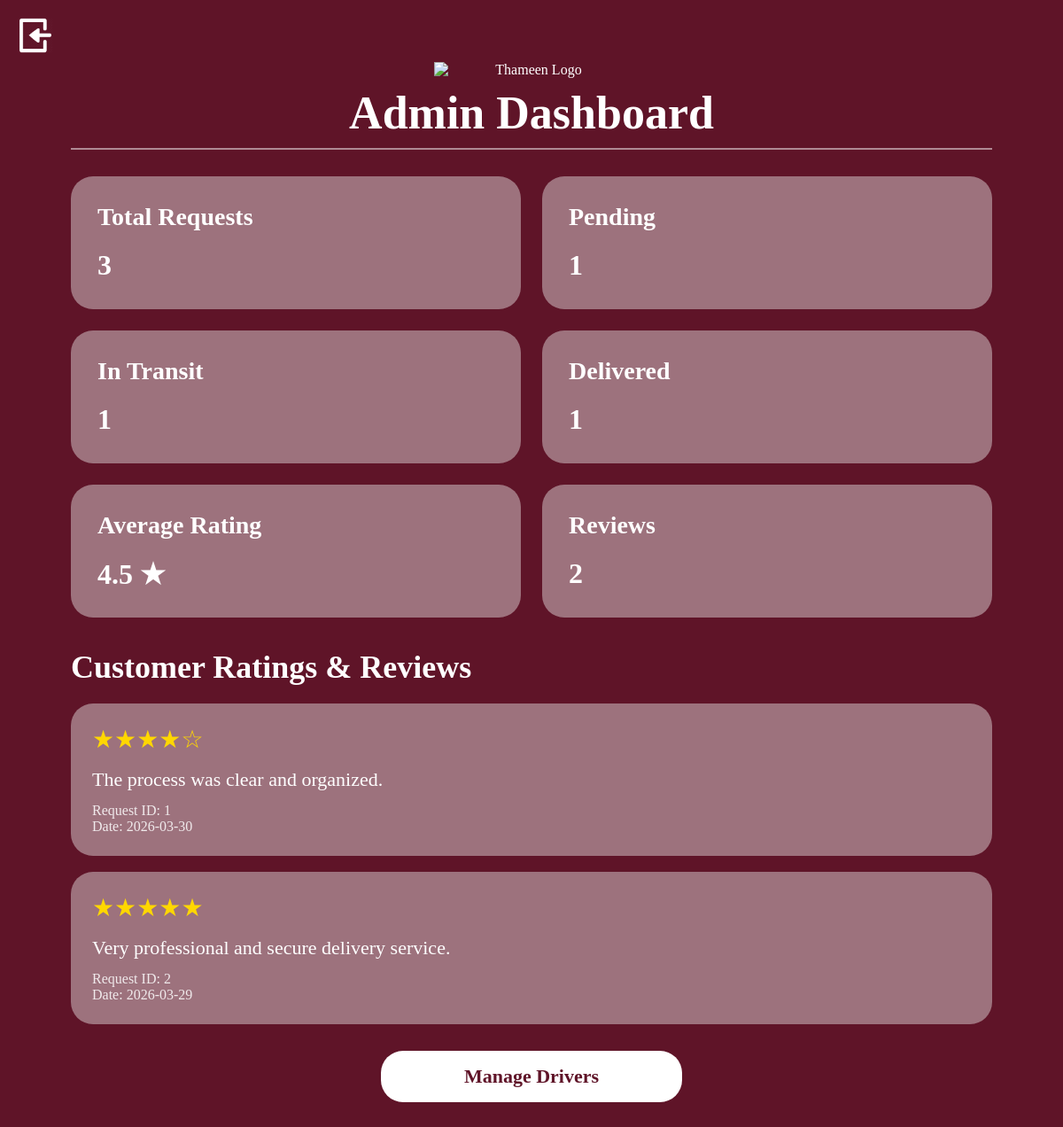
The page /admin_dashboard.php on the database its author committed.
### tables this page shows
CREATE TABLE `review` (
  `ReviewID` int(11) NOT NULL,
  `ReviewText` varchar(255) NOT NULL,
  `DateSubmitted` date NOT NULL,
  `UserID` int(11) DEFAULT NULL,
  `RequestID` int(11) DEFAULT NULL
);

CREATE TABLE `rating` (
  `RatingID` int(11) NOT NULL,
  `Stars` int(11) NOT NULL,
  `DateSubmitted` date NOT NULL,
  `UserID` int(11) DEFAULT NULL,
  `RequestID` int(11) DEFAULT NULL
);

### admin_dashboard.php (the view, shortened to what this page needs)
<?php
require_once "db_connection.php";
$stmt = $conn->query("SELECT COUNT(*) AS total FROM request");
$row = $stmt->fetch_assoc();
$totalRequests = $row['total'];
$stmt = $conn->query("SELECT COUNT(*) AS total FROM request WHERE Status = 'Pending'");
$row = $stmt->fetch_assoc();
$pendingRequests = $row['total'];
$stmt = $conn->query("SELECT COUNT(*) AS total FROM request WHERE Status = 'In Transit'");
$row = $stmt->fetch_assoc();
$inTransitRequests = $row['total'];
$stmt = $conn->query("SELECT COUNT(*) AS total FROM request WHERE Status = 'Delivered'");
$row = $stmt->fetch_assoc();
$deliveredRequests = $row['total'];
$stmt = $conn->query("SELECT AVG(Stars) AS avg_rating FROM rating");
$row = $stmt->fetch_assoc();
$averageRating = $row['avg_rating'] ? round($row['avg_rating'], 1) : 0;
$stmt = $conn->query("SELECT COUNT(*) AS total FROM review");
$row = $stmt->fetch_assoc();
$totalReviews = $row['total'];
$stmt = $conn->query("
    SELECT
        review.ReviewText,
        review.DateSubmitted,
        review.RequestID,
        rating.Stars
    FROM review
    LEFT JOIN rating ON review.RequestID = rating.RequestID
    ORDER BY review.DateSubmitted DESC
    LIMIT 3
");
$reviews = [];
while ($row = $stmt->fetch_assoc()) {
    $reviews[] = $row;
}
?>
<!DOCTYPE html>
<html lang="en">
<head>
  <link rel="stylesheet" href="style.css">
</head>
<body class="admin-page">
  <div class="container">
    <div class="top-bar">
      <a href="login.html">
        <img src="images/logout.png" alt="Logout" class="logout-icon">
      </a>
    </div>
    <div class="logo-container">
      <img src="images/thamen.bmp" alt="Thameen Logo" class="logo">
    </div>
    <h1 class="page-title">Admin Dashboard</h1>
    <div class="divider"></div>
    <div class="summary-grid">
      <div class="summary-card">
        <h3>Total Requests</h3>
        <p><?php echo $totalRequests; ?></p>
      </div>
      <div class="summary-card">
        <h3>Pending</h3>
        <p><?php echo $pendingRequests; ?></p>
      </div>
      <div class="summary-card">
        <h3>In Transit</h3>
        <p><?php echo $inTransitRequests; ?></p>
      </div>
      <div class="summary-card">
        <h3>Delivered</h3>
        <p><?php echo $deliveredRequests; ?></p>
      </div>
      <div class="summary-card">
        <h3>Average Rating</h3>
        <p><?php echo $averageRating; ?> ★</p>
      </div>
      <div class="summary-card">
        <h3>Reviews</h3>
        <p><?php echo $totalReviews; ?></p>
      </div>
    </div>
    <h2 class="section-title">Customer Ratings & Reviews</h2>
    <div class="review-list">
      <?php if (count($reviews) > 0): ?>
        <?php foreach ($reviews as $review): ?>
          <div class="review-card">
            <div class="stars">
              <?php
              $stars = isset($review['Stars']) ? (int)$review['Stars'] : 0;
              echo str_repeat("★", $stars) . str_repeat("☆", 5 - $stars);
              ?>
            </div>
            <div class="review-text">
              <?php echo htmlspecialchars($review['ReviewText']); ?>
            </div>
            <div class="review-meta">
              Request ID: <?php echo htmlspecialchars($review['RequestID']); ?>
            </div>
            <div class="review-meta">
              Date: <?php echo htmlspecialchars($review['DateSubmitted']); ?>
            </div>
          </div>
        <?php endforeach; ?>
      <?php else: ?>
        <div class="review-card">
          <div class="review-text">No reviews available yet.</div>
        </div>
      <?php endif; ?>
    </div>
    <a href="drivers_control.php" class="btn">Manage Drivers</a>
  </div>
</body>
</html>

### style.css (style rules this page uses)
* { margin: 0; padding: 0; box-sizing: border-box; font-family: serif; }
body { background-color: #5f1428; min-height: 100vh; color: white; }
.container { width: 100%; max-width: 500px; padding: 40px 30px; text-align: center; margin: 0 auto; }
.logo-container { margin-bottom: 20px; display: flex; justify-content: center; }
.logo { width: 400px; }
.page-title { text-align: center; font-size: 52px; margin-bottom: 10px; }
.divider { width: 100%; height: 2px; background-color: white; margin: 10px 0 30px; opacity: 0.5; }
.btn, .role-btn, .login-btn { width: 100%; padding: 15px 20px; background-color: white; color: #5f1428; border: none; border-radius: 25px; font-size: 18px; font-weight: 500; cursor: pointer; text-decoration: none; transition: background-color 0.2s; display: block; text-align: center; }
.logout-icon { width: 40px; height: 40px; object-fit: contain; filter: brightness(0) invert(1); }
.admin-page { min-height: 100vh; padding: 30px 20px; display: block; }
.admin-page .container { width: 100%; max-width: 1100px; margin: 0 auto; padding: 40px 30px; text-align: center; }
.admin-page .top-bar { position: fixed; top: 20px; left: 20px; z-index: 9999; display: block; margin: 0; width: auto; filter: none; }
.admin-page .top-bar a { display: inline-block; text-decoration: none; }
.admin-page .top-bar img { width: 40px; height: 40px; object-fit: contain; display: block; filter: brightness(0) invert(1); }
.admin-page .logo-container { text-align: center; margin-bottom: 10px; }
.admin-page .logo { width: 220px; max-width: 100%; }
.admin-page .page-title { text-align: center; font-size: 52px; margin-bottom: 10px; }
.admin-page .summary-grid { display: grid; grid-template-columns: repeat(2, 1fr); gap: 24px; margin-bottom: 35px; }
.admin-page .summary-card { background-color: rgb(157, 114, 125); border-radius: 25px; padding: 30px; min-height: 150px; text-align: left; }
.admin-page .summary-card h3 { font-size: 28px; margin-bottom: 20px; }
.admin-page .summary-card p { font-size: 32px; font-weight: bold; }
.admin-page .section-title { font-size: 36px; margin-bottom: 20px; text-align: left; }
.admin-page .review-list { display: flex; flex-direction: column; gap: 18px; margin-bottom: 30px; }
.admin-page .review-card { background-color: rgb(157, 114, 125); border-radius: 25px; padding: 24px; text-align: left; }
.admin-page .stars { color: gold; font-size: 28px; margin-bottom: 12px; }
.admin-page .review-text { font-size: 22px; line-height: 1.5; margin-bottom: 10px; }
.admin-page .review-meta { font-size: 16px; opacity: 0.85; }
.admin-page .btn { display: block; width: 100%; max-width: 340px; margin: 0 auto; padding: 16px 22px; background-color: white; color: #5f1428; text-decoration: none; border-radius: 25px; font-size: 22px; text-align: center; font-weight: 600; border: none; cursor: pointer; }

### rows shown on the page
review: rating.Stars "★★★★", rating.Stars "☆", ReviewText "The process was clear and organized.", RequestID "1", DateSubmitted "2026-03-30"
review: rating.Stars "★★★★★", ReviewText "Very professional and secure delivery service.", RequestID "2", DateSubmitted "2026-03-29"

### other values the page prints
$totalRequests "3"
$pendingRequests "1"
$inTransitRequests "1"
$deliveredRequests "1"
$averageRating "4.5"
$totalReviews "2"
